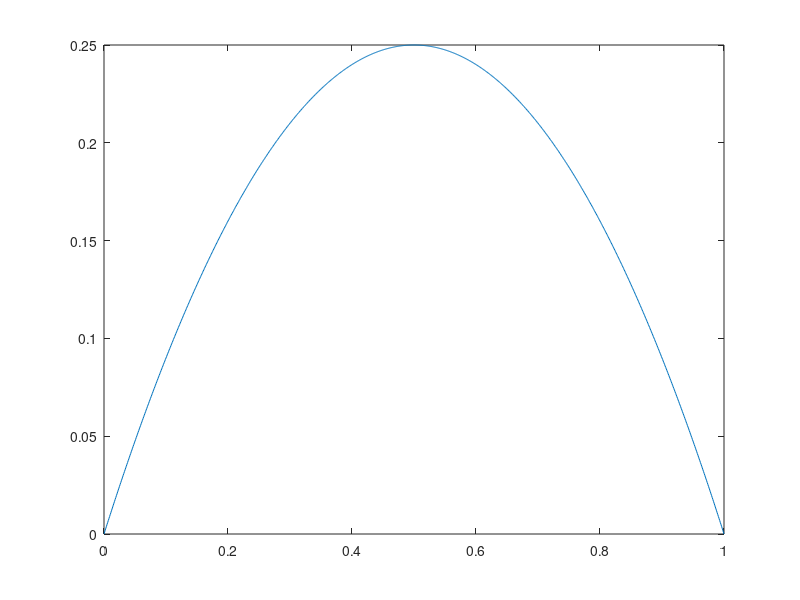

The MATLAB source for this figure: (Note: this script raises an error after producing the figure.)
clear all;
clc;
close all;

%% rho and Q
rho=0:0.001:1;
rho=rho';
Q=rho.*(1-rho);
figure;
plot(rho,Q);
% 添加箭头
Attribute_Set={'LineWidth',1.5}; % 箭头属性及其取值，设置箭头的宽度为1.5
[h1 h_a h_p h_arrow]=plot_with_arrow([],rho,Q,'k',[],[],Attribute_Set);
htext_x=Arrow_Xlabel([],'\rho',[]); % x 轴的标签
htext_y=Arrow_Ylabel([],'Q(\rho)',[]); % y 轴的标签

hold on;
grid on;
plot([0.5,0.5],[0,0.25],'--b');
hold on;
grid on;
plot([0,0.5],[0.25,0.25],'--b');
axis([0 1 0 0.3]);

ax = gca;
set(ax, 'XTick', []);
set(ax, 'YTick', []);

saveas(gcf, 'image1.png');

%% rho and speed V
rho=0:0.001:1;
rho=rho';
V=1-rho;
figure;
plot(rho,V);
% 添加箭头
[h2 h_a h_p h_arrow]=plot_with_arrow([],rho,V,'k',[],[],Attribute_Set);
htext_x=Arrow_Xlabel([],'\rho',[]); % x 轴的标签
htext_y=Arrow_Ylabel([],'V(\rho)',[]); % y 轴的标签

hold on;
grid on;
plot([0,1],[0.5,0.5],'--b');
hold on;
grid on;
plot([0.5,0.5],[0,1],'--b');
hold on;
grid on;
plot([1,1],[0,1],'--b');
hold on;
grid on;
plot([0,1],[1,1],'--b');
axis([0 1 0 1]);
ax = gca;
set(ax, 'XTick', []);
set(ax, 'YTick', []);

saveas(gcf, 'image2.png');

%% Q and speed V
Q=rho.*V;
figure;
plot(Q,V);
% 添加箭头
Attribute_Set={'LineWidth',1.5}; % 箭头属性及其取值，设置箭头的宽度为1.5
[h3 h_a h_p h_arrow]=plot_with_arrow([],Q,V,'k',[],[],Attribute_Set);
htext_x=Arrow_Xlabel([],'Q(\rho)',[]); % x 轴的标签
htext_y=Arrow_Ylabel([],'V(\rho)',[]); % y 轴的标签

hold on;
grid on;
plot([0.25,0.25],[0,0.5],'--b');
hold on;
grid on;
plot([0,0.25],[0.5,0.5],'--b');
axis([0 0.3 0 1]);

ax = gca;
set(ax, 'XTick', []);
set(ax, 'YTick', []);

saveas(gcf, 'image3.png');
close all;
